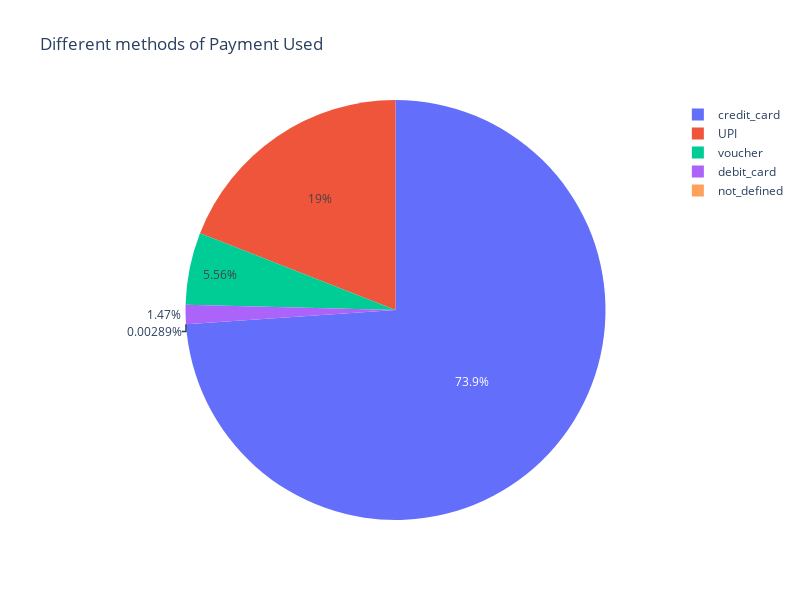

Notebook code cell kept with this figure:
### Code cell
fig = px.pie(names=payments['payment_type'].value_counts().index,values=payments['payment_type'].value_counts().values,
             title='Different methods of Payment Used')
fig.update_layout(width=800, height=600)
fig.show()

### Figure 1 — Plotly figure (JSON) as saved in the notebook; plotly's stock layout.template omitted (floating-point values rounded to 4 significant figures)
{"data": [{"domain": {"x": [0, 1], "y": [0, 1]}, "hovertemplate": "label=%{label}<br>value=%{value}<extra></extra>", "labels": ["credit_card", "UPI", "voucher", "debit_card", "not_defined"], "legendgroup": "", "name": "", "showlegend": true, "type": "pie", "values": [76795, 19784, 5775, 1529, 3]}], "layout": {"height": 600, "hiddenlabels": [], "legend": {"tracegroupgap": 0}, "title": {"text": "Different methods of Payment Used"}, "width": 800}}
